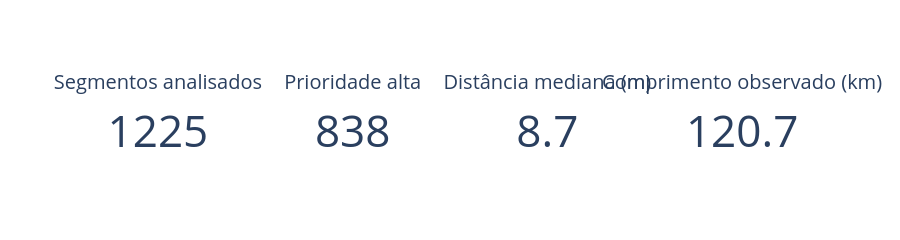

The notebook cell this image was saved under:
### Markdown cell above
## 5. Indicadores principais

### Code cell
kpis = {
    'Segmentos analisados': len(df),
    'Prioridade alta': int((df['prioridade_inspecao'] == 'alta').sum()),
    'Distância mediana (m)': round(df['distancia_vegetacao_m'].median(), 1),
    'Comprimento observado (km)': round(df['comprimento_segmento_m'].sum() / 1000, 1),
}
fig = go.Figure()
for position, (name, value) in enumerate(kpis.items()):
    fig.add_trace(go.Indicator(
        mode='number', value=value, title={'text': name},
        domain={'row': 0, 'column': position}
    ))
fig.update_layout(grid={'rows': 1, 'columns': 4, 'pattern': 'independent'}, height=220)
fig.show()

### Figure 1 — Plotly figure (JSON) as saved in the notebook; plotly's stock layout.template omitted (floating-point values rounded to 4 significant figures)
{"data": [{"domain": {"column": 0, "row": 0}, "mode": "number", "title": {"text": "Segmentos analisados"}, "type": "indicator", "value": 1225}, {"domain": {"column": 1, "row": 0}, "mode": "number", "title": {"text": "Prioridade alta"}, "type": "indicator", "value": 838}, {"domain": {"column": 2, "row": 0}, "mode": "number", "title": {"text": "Distância mediana (m)"}, "type": "indicator", "value": 8.7}, {"domain": {"column": 3, "row": 0}, "mode": "number", "title": {"text": "Comprimento observado (km)"}, "type": "indicator", "value": 120.7}], "layout": {"grid": {"columns": 4, "pattern": "independent", "rows": 1}, "height": 220}}
